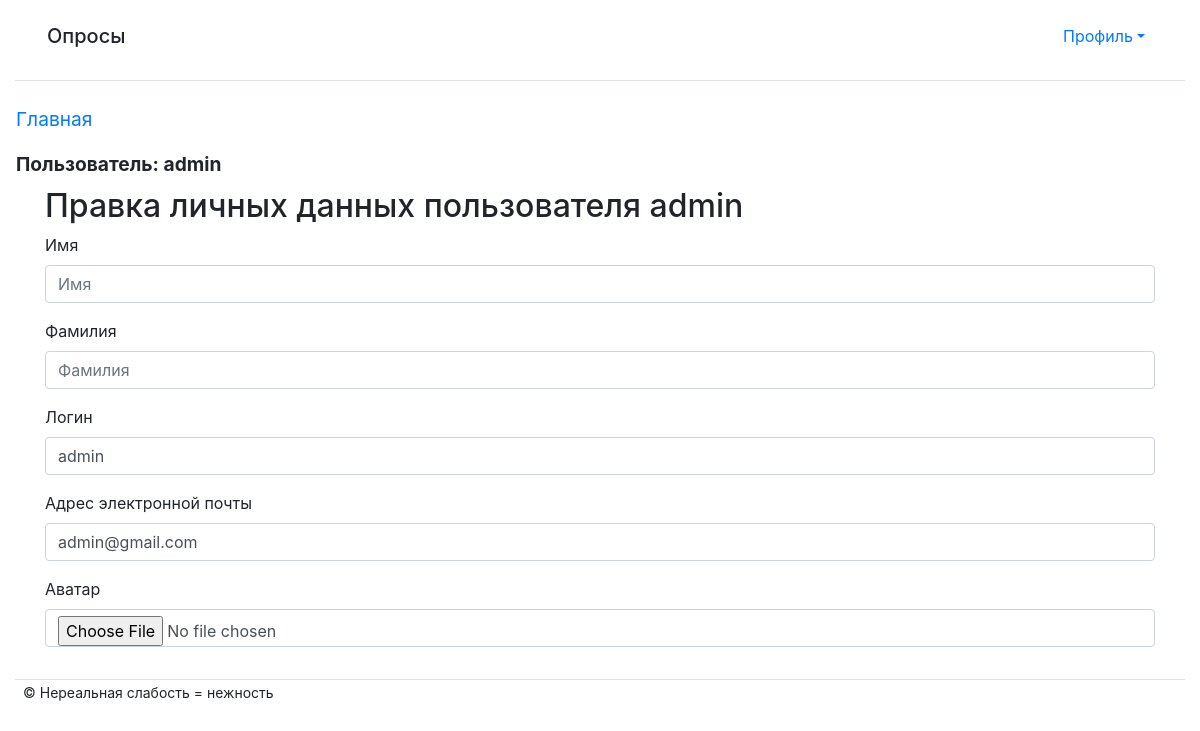
/polls/change/ (signed in), run on the app's committed database.
### polls/models.py (models this page shows, shortened)
class User(AbstractUser):
    name = models.CharField(max_length=200, verbose_name='Имя', blank=False, validators=[
        RegexValidator(
            regex='^[А-Яа-я -]*$',
            message='Имя пользователя должно состоять из кириллицы',
            code='invalid_username'
        ),
    ])
    surname = models.CharField(max_length=200, verbose_name='Фамилия', blank=False, validators=[
        RegexValidator(
            regex='^[А-Яа-я -]*$',
            message='Фамилия пользователя должно состоять из кириллицы',
            code='invalid_username'
        ),
    ])
    username = models.CharField(max_length=200, verbose_name='Логин', unique=True, blank=False, validators=[
        RegexValidator(
            regex='^[A-Za-z -]*$',
            message='Имя пользователя должно состоять только из латиницы',
            code='invalid_username'
        ),
    ])
    avatar = models.ImageField(max_length=200, upload_to=get_name_file, verbose_name='Аватар', blank=False,
                               null=True,
                               validators=[FileExtensionValidator(
                                   allowed_extensions=['png', 'jpg', 'jpeg'])])
    email = models.EmailField(max_length=200, verbose_name='Почта', unique=True, blank=False)
    password = models.CharField(max_length=200, verbose_name='Пароль', blank=False)
    USERNAME_FIELD = 'username'
    class Meta:
        ordering = ['name']

### polls/views.py (the view)
# urls.py: path('change/', views.ChangeUserInfoView.as_view(), name='profile_change'),
class ChangeUserInfoView(SuccessMessageMixin, LoginRequiredMixin,
                         UpdateView):
    model = User
    template_name = 'registration/change_user_info.html'
    form_class = ChangeUserInfoForm
    success_url = reverse_lazy('polls:profile')
    success_message = 'Личные данные пользователя изменены'
    def dispatch(self, request, *args, **kwargs):
        self.user_id = request.user.pk
        return super().dispatch(request, *args, **kwargs)
    def get_object(self, queryset=None):
        if not queryset:
            queryset = self.get_queryset()
        return get_object_or_404(queryset, pk=self.user_id)

### polls/forms.py
class ChangeUserInfoForm(forms.ModelForm):
    email = forms.EmailField(required=True,
                             label='Адрес электронной почты')
    class Meta:
        model = User
        fields = ('name', 'surname', 'username', 'email', 'avatar')

### polls/templates/registration/change_user_info.html (shortened to what this page needs)
{% extends "base.html" %}
{% load bootstrap4 %}
{% block content %}
   <h2>Правка личных данных пользователя {{ user.username }}</h2>
   <form method="post">
       {% bootstrap_form form layout='horizontal' %}
   </form>
{% endblock %}

### polls/templates/base.html (shortened to what this page needs)
{% load static %}
{% load bootstrap4 %}
{% load thumbnail %}
<!DOCTYPE html>
<html lang="en">
<head>
    <link rel="stylesheet" type="text/css" href="{% static 'style.css' %}">
    {% bootstrap_css %}
</head>
<body>
<div class="container-fluid">
    <div class="d-flex flex-column flex-md-row p-3 px-md-4 mb-3  bg-white border-bottom box-shadow">
        <h5 class="mr-md-auto p-2">Опросы</h5>
        <div class="nav-item dropdown">
            <a class="nav-link dropdown-toggle" href="#" data-toggle="dropdown" aria-haspopup="true"
               aria-expanded="false">Профиль</a>
        </div>
    </div>
    <div class="row">
        <nav class="col-md-auto nav flex-column">
            <a class="nav-link root" href="{% url 'polls:index'  %}">Главная</a>
            <span class="nav-link root font-weight-bold">
               Пользователь: {{ user.get_username }} <img src="{% thumbnail user.avatar 'default' %}">
           </span>
        </nav>
        <div class="container">
            {% block content %}
            {% endblock %}
        </div>
    </div>
    <footer class="mt-3 border-top">
        <small class="p-2"> &copy; Нереальная слабость = нежность
        </small>
    </footer>
</div>
</body>
</html>

### polls/static/style.css (style rules this page uses)
.root { font-size: larger; }

### data on the page
User: get_username "admin", username "admin", email "admin@gmail.com"
